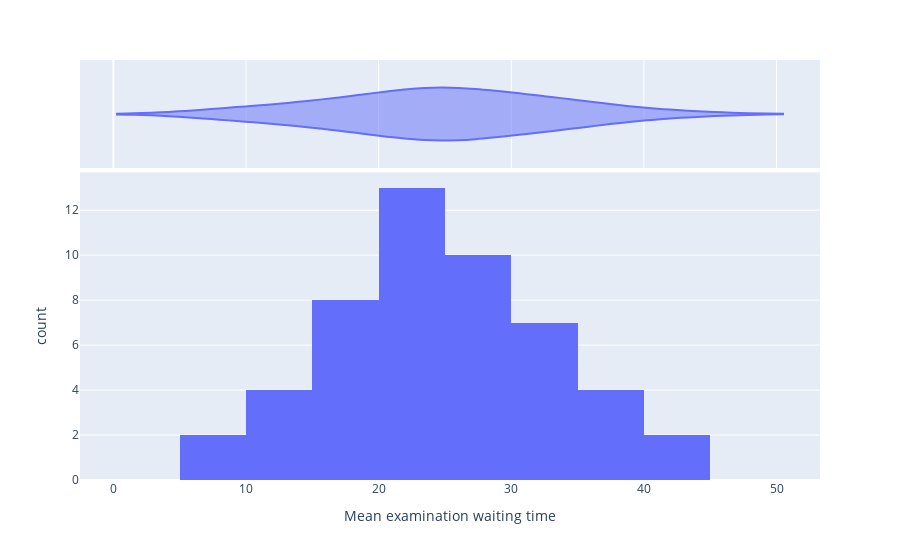

Notebook cell for this chart:
### Code cell
fig = create_hist(results, column='03a_examination_wait', 
                  value_label='Mean examination waiting time',
                  marginal='violin')

fig

### Figure 1 — Plotly figure (JSON) as saved in the notebook; plotly's stock layout.template omitted (floating-point values rounded to 4 significant figures)
{"data": [{"alignmentgroup": "True", "bingroup": "x", "hovertemplate": "variable=03a_examination_wait<br>Mean examination waiting time=%{x}<br>count=%{y}<extra></extra>", "legendgroup": "03a_examination_wait", "marker": {"color": "#636efa", "pattern": {"shape": ""}}, "name": "03a_examination_wait", "offsetgroup": "03a_examination_wait", "orientation": "v", "showlegend": true, "type": "histogram", "x": [28.48, 16.33, 18.4, 35.42, 36.25, 24.15, 30.03, 31.19, 29.64, 25.37, 24.24, 18.43, 10.84, 23.39, 28.61, 14.04, 36.36, 15.99, 26.06, 19.53, 22.74, 10.61, 41.7, 29.16, 20.46, 18.12, 33.31, 25.88, 26.63, 8.183, 32.81, 42.58, 13.46, 35.72, 22.96, 17.52, 33.23, 21.98, 16.82, 34.96, 28.64, 24.2, 27.74, 23.94, 22.31, 23.69, 24.5, 23.66, 30.64, 8.37], "xaxis": "x", "yaxis": "y"}, {"alignmentgroup": "True", "hovertemplate": "variable=03a_examination_wait<br>Mean examination waiting time=%{x}<extra></extra>", "legendgroup": "03a_examination_wait", "marker": {"color": "#636efa"}, "name": "03a_examination_wait", "offsetgroup": "03a_examination_wait", "scalegroup": "x", "showlegend": false, "type": "violin", "x": [28.48, 16.33, 18.4, 35.42, 36.25, 24.15, 30.03, 31.19, 29.64, 25.37, 24.24, 18.43, 10.84, 23.39, 28.61, 14.04, 36.36, 15.99, 26.06, 19.53, 22.74, 10.61, 41.7, 29.16, 20.46, 18.12, 33.31, 25.88, 26.63, 8.183, 32.81, 42.58, 13.46, 35.72, 22.96, 17.52, 33.23, 21.98, 16.82, 34.96, 28.64, 24.2, 27.74, 23.94, 22.31, 23.69, 24.5, 23.66, 30.64, 8.37], "xaxis": "x2", "yaxis": "y2"}], "layout": {"autosize": true, "barmode": "relative", "legend": {"title": {"text": "variable"}, "tracegroupgap": 0}, "margin": {"t": 60}, "showlegend": false, "xaxis": {"anchor": "y", "autorange": true, "domain": [0, 1], "range": [-2.513, 53.28], "title": {"text": "Mean examination waiting time"}, "type": "linear"}, "xaxis2": {"anchor": "y2", "autorange": true, "domain": [0, 1], "matches": "x", "range": [-2.513, 53.28], "showgrid": true, "showticklabels": false, "type": "linear"}, "yaxis": {"anchor": "x", "autorange": true, "domain": [0, 0.7326], "range": [0, 13.68], "title": {"text": "count"}}, "yaxis2": {"anchor": "x2", "autorange": true, "domain": [0.7426, 1], "matches": "y2", "range": [-0.5, 0.5], "showgrid": false, "showline": false, "showticklabels": false, "ticks": "", "type": "category"}}}
